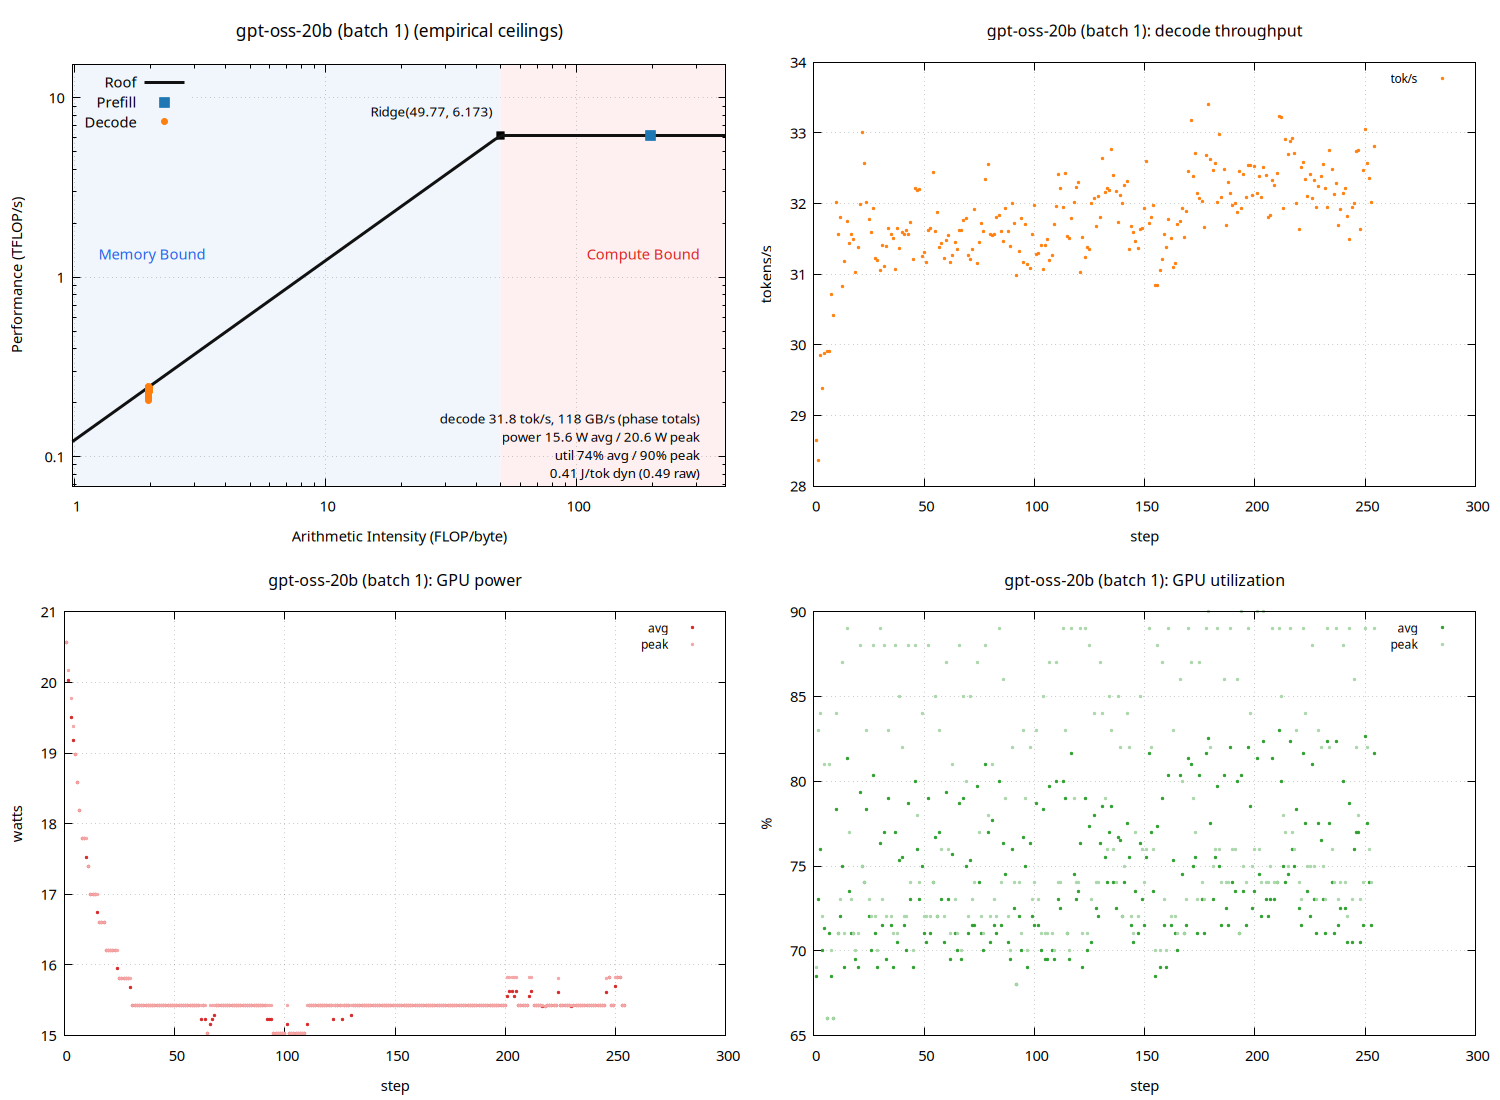

Here is the gnuplot script that generated this plot:
set terminal pngcairo size 1500,1100 enhanced font 'Sans,11'
set output 'sweep_thor_vllm/gpt_b001_roofline.png'
set datafile separator "\t"
set datafile missing 'NaN'
set multiplot layout 2,2
unset label
unset object
unset arrow
set title "gpt-oss-20b (batch 1) (empirical ceilings)" font ',13'
set xlabel "Arithmetic Intensity (FLOP/byte)"
set ylabel "Performance (TFLOP/s)"
set logscale xy
set xrange [0.979599:394.24]
set yrange [0.0686131:15.4318]
set grid xtics ytics
set key top left
set object 1 rectangle from graph 0, graph 0 to first 49.7665, graph 1 \
    fillcolor rgb '#dce9f7' fillstyle solid 0.45 noborder behind
set object 2 rectangle from first 49.7665, graph 0 to graph 1, graph 1 \
    fillcolor rgb '#fbdcdc' fillstyle solid 0.45 noborder behind
set label 1 "Memory Bound" at graph 0.04, graph 0.55 left \
    textcolor rgb '#2563eb' font ',11'
set label 2 "Compute Bound" at graph 0.96, graph 0.55 right \
    textcolor rgb '#dc2626' font ',11'
set label 3 "Ridge(49.77, 6.173)" \
    at first 49.7665, first 6.17273 right \
    point pointtype 5 pointsize 1.2 \
    offset character -1.5, character 1 font ',10'
set label 4 "decode 31.8 tok/s, 118 GB/s (phase totals)\npower 15.6 W avg / 20.6 W peak\nutil 74% avg / 90% peak\n0.41 J/tok dyn (0.49 raw)" at graph 0.96, graph 0.16 right font ',10'
peak_t = 6.17273
peak_b = 124.034
roof(x) = (x * peak_b / 1000.0 < peak_t) ? x * peak_b / 1000.0 : peak_t
plot roof(x) with lines linewidth 3 linecolor rgb '#111111' title 'Roof', \
     'sweep_thor_vllm/gpt_b001_roofline.dat' using 3:(strcol(2) eq 'prefill' ? $4 : 1/0) with points \
         pointtype 5 pointsize 1.6 linecolor rgb '#1f77b4' title 'Prefill', \
     'sweep_thor_vllm/gpt_b001_roofline.dat' using 3:(strcol(2) eq 'decode' ? $4 : 1/0) with points \
         pointtype 7 pointsize 1.0 linecolor rgb '#ff7f0e' title 'Decode'

unset label
unset object
unset arrow
unset logscale
set xrange [*:*]
set yrange [*:*]
set title "gpt-oss-20b (batch 1): decode throughput" font ',12'
set xlabel "step"
set ylabel "tokens/s"
set grid xtics ytics
set key top right font ',9'
plot 'sweep_thor_vllm/gpt_b001_roofline.dat' using 1:(strcol(2) eq 'decode' ? $5 : 1/0) with points pointtype 7 pointsize 0.4 linecolor rgb '#ff7f0e' title 'tok/s'

unset label
unset object
unset arrow
unset logscale
set xrange [*:*]
set yrange [*:*]
set title "gpt-oss-20b (batch 1): GPU power" font ',12'
set xlabel "step"
set ylabel "watts"
set grid xtics ytics
set key top right font ',9'
plot 'sweep_thor_vllm/gpt_b001_roofline.dat' using 1:(strcol(2) eq 'decode' ? $6 : 1/0) with points pointtype 7 pointsize 0.4 linecolor rgb '#d62728' title 'avg', \
     'sweep_thor_vllm/gpt_b001_roofline.dat' using 1:(strcol(2) eq 'decode' ? $8 : 1/0) with points pointtype 7 pointsize 0.4 linecolor rgb '#f4a6a6' title 'peak'

unset label
unset object
unset arrow
unset logscale
set xrange [*:*]
set yrange [*:*]
set title "gpt-oss-20b (batch 1): GPU utilization" font ',12'
set xlabel "step"
set ylabel "%"
set grid xtics ytics
set key top right font ',9'
plot 'sweep_thor_vllm/gpt_b001_roofline.dat' using 1:(strcol(2) eq 'decode' ? $7 : 1/0) with points pointtype 7 pointsize 0.4 linecolor rgb '#2ca02c' title 'avg', \
     'sweep_thor_vllm/gpt_b001_roofline.dat' using 1:(strcol(2) eq 'decode' ? $9 : 1/0) with points pointtype 7 pointsize 0.4 linecolor rgb '#a9d7a9' title 'peak'

unset multiplot
